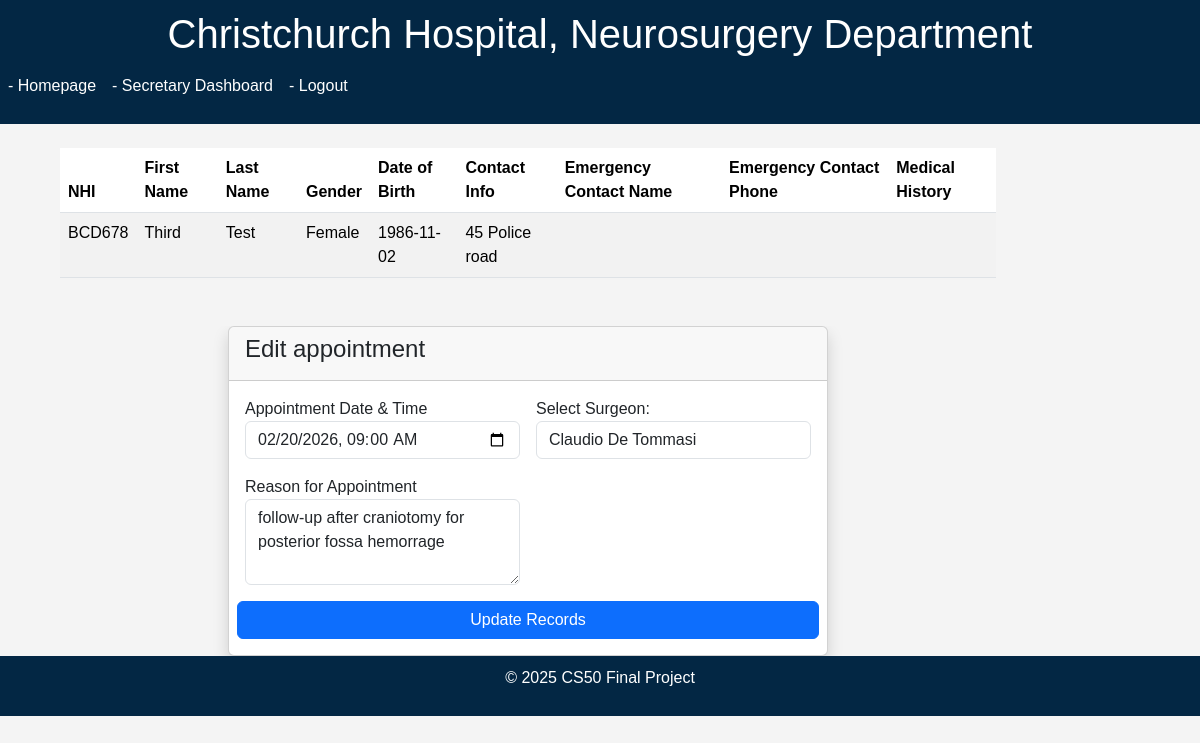
The page /edit_appointment/1 (signed in) on the database its author committed.
### models.py (models this page shows)
class Patient(db.Model):
    id = db.Column(db.Integer, primary_key=True)
    NHI = db.Column(db.String(6), unique=True, nullable=False)
    username = db.Column(db.String(50), unique=True, nullable=True)
    password_hash = db.Column(db.String(255), nullable=True)
    last_name = db.Column(db.String(100), nullable=False)
    first_name = db.Column(db.String(100), nullable=False)
    gender = db.Column(db.String(1))
    date_of_birth = db.Column(db.Date, nullable=False)
    contact_info = db.Column(db.String(100), nullable=False)
    emergency_contact_name = db.Column(db.String(100))
    emergency_contact_phone = db.Column(db.String(15))
    medical_history = db.Column(db.Text)
    needs_password = db.Column(db.Boolean, default=True)

class Appointment(db.Model):
    id = db.Column(db.Integer, primary_key=True)
    patient_id = db.Column(db.Integer, db.ForeignKey('patient.id'), nullable=False)
    surgeon_id = db.Column(db.Integer, db.ForeignKey('surgeon.id'), nullable=False)
    appointment_date = db.Column(db.DateTime, nullable=False)
    reason = db.Column(db.Text)
    status = db.Column(db.String(50), default='Scheduled')
    patient = db.relationship('Patient', backref='appointments')
    surgeon = db.relationship('Surgeon', backref='appointments')

class Surgeon(db.Model):
    id = db.Column(db.Integer, primary_key=True)
    username = db.Column(db.String(50), unique=True, nullable=True)
    password_hash = db.Column(db.String(255), nullable=True)
    first_name = db.Column(db.String(100), nullable=False)
    last_name = db.Column(db.String(100), nullable=False)
    surgeon_code = db.Column(db.String(20), unique=True, nullable=True)
    gender = db.Column(db.String(1))
    date_of_birth = db.Column(db.Date)
    contact_info = db.Column(db.String(100))
    specialty = db.Column(db.String(100))
    needs_password = db.Column(db.Boolean, default=True)

### app.py (the view, shortened to what this page needs)
@app.route("/edit_appointment/<int:appointment_id>", methods=["GET", "POST"])
@secretary_or_surgeon_required
def edit_appointment(appointment_id):
    appointment = Appointment.query.get_or_404(appointment_id)
    patient = Patient.query.get(appointment.patient_id)
    if session.get("secretary_id"):
        surgeons = Surgeon.query.all()
        surgeon_id = request.form.get("surgeon_id") if request.method == "POST" else appointment.surgeon_id
        surgeon = Surgeon.query.get(surgeon_id) if surgeon_id else None
    else:
        surgeon_id = session.get("surgeon_id")
        surgeon = Surgeon.query.get(surgeon_id)
    return render_template("edit_appointment.html", appointment=appointment, patient=patient, surgeon=surgeon, surgeons=surgeons if session.get("secretary_id") else None)

### helpers.py (called while the page is built)
def secretary_or_surgeon_required(f):
    @wraps(f)
    def decorated_function(*args, **kwargs):
        if not (session.get("secretary_id") or session.get("surgeon_id")):
            return redirect("/login")
        return f(*args, **kwargs)
    return decorated_function

### templates/edit_appointment.html (shortened to what this page needs)
{% extends "layout.html" %}
{% block content %}
<div class="container mt-4 mx-5">
    <table class="table table-striped">
        <thead>
            <tr>
                <th>NHI</th>
                <th>First Name</th>
                <th>Last Name</th>
                <th>Gender</th>
                <th>Date of Birth</th>
                <th>Contact Info</th>
                <th>Emergency Contact Name</th>
                <th>Emergency Contact Phone</th>
                <th>Medical History</th>
            </tr>
        </thead>
        <tbody>
            <tr>
                <td>{{ patient.NHI }}</td>
                <td>{{ patient.first_name }}</td>
                <td>{{ patient.last_name }}</td>
                <td>{{ patient.gender }}</td>
                <td>{{ patient.date_of_birth }}</td>
                <td>{{ patient.contact_info }}</td>
                <td>{{ patient.emergency_contact_name }}</td>
                <td>{{ patient.emergency_contact_phone }}</td>
                <td>{{ patient.medical_history }}</td>
            </tr>
        </tbody>
    </table>
    <div class="container mt-5">
        <div class="row justify-content-center">
            <div class="col-md-10">
                <div class="card shadow">
                    <div class="card-header">
                        <h4>Edit appointment</h4>
                    </div>
                    <div class="card-body">
                        <form class="row g-3" method="POST">
                            <div class="form-group col-md-6">
                                <label for="appointment_date">Appointment Date & Time</label>
                                <input type="datetime-local" class="form-control" id="appointment_date" name="appointment_date"
                                value="{{ appointment.appointment_date.strftime('%Y-%m-%dT%H:%M') }}" required>
                            </div>
                            <div class="form-group col-md-6">
                                <label for="surgeon_id">Select Surgeon:</label>
                                {% if surgeons %}
                                    <select class="form-control" id="surgeon_id" name="surgeon_id" required>
                                        {% for s in surgeons %}
                                            <option value="{{ s.id }}" {% if s.id == appointment.surgeon_id %}selected{% endif %}>{{ s.first_name }} {{ s.last_name }}</option>
                                        {% endfor %}
                                    </select>
                                {% else %}
                                    <input type="text" class="form-control" value="{{ surgeon.first_name }} {{ surgeon.last_name }}" disabled>
                                {% endif %}
                            </div>
                            <div class="form-group col-md-6">
                                <label for="appointment_reason">Reason for Appointment</label>
                                <textarea class="form-control" id="appointment_reason" name="reason" rows="3" required>{{ appointment.reason }}</textarea>
                            </div>
                            <button type="submit" class="btn btn-primary">Update Records</button>
                        </form>
                    </div>
                </div>
            </div>
        </div>
</div>
{% endblock %}

### static/style.css (style rules this page uses)
body { font-family: Arial, sans-serif; margin: 0; padding: 0; background-color: #f4f4f4; }
.container { width: 80%; margin: auto; overflow: hidden; }

### rows shown on the page
Patient: NHI "BCD678", first_name "Third", last_name "Test", gender "Female", date_of_birth "1986-11-02", contact_info "45 Police road"
Appointment: appointment_date "02/20/2026 09:00", surgeon_id "Claudio De Tommasi", reason "follow-up after craniotomy for posterior fossa hemorrage"
